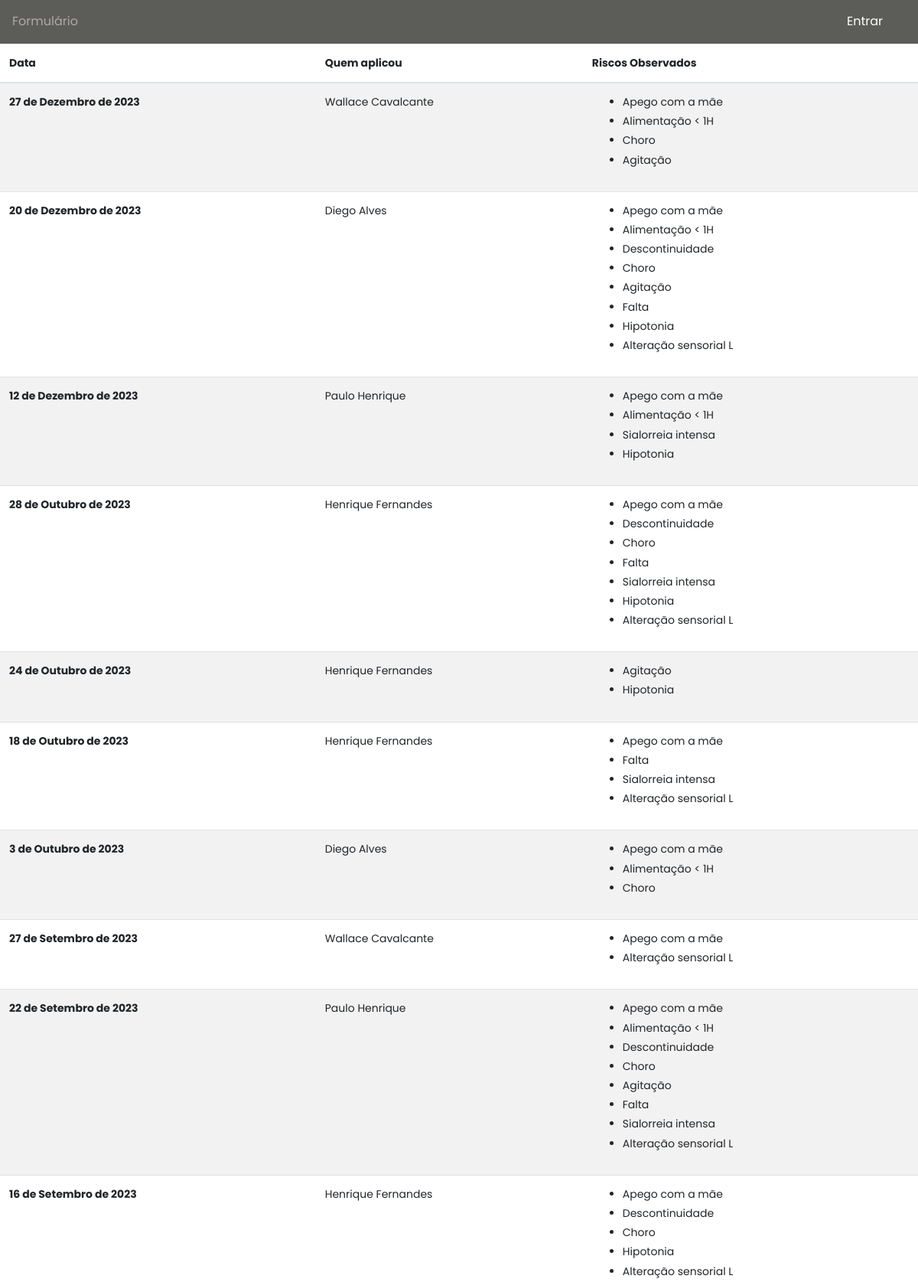
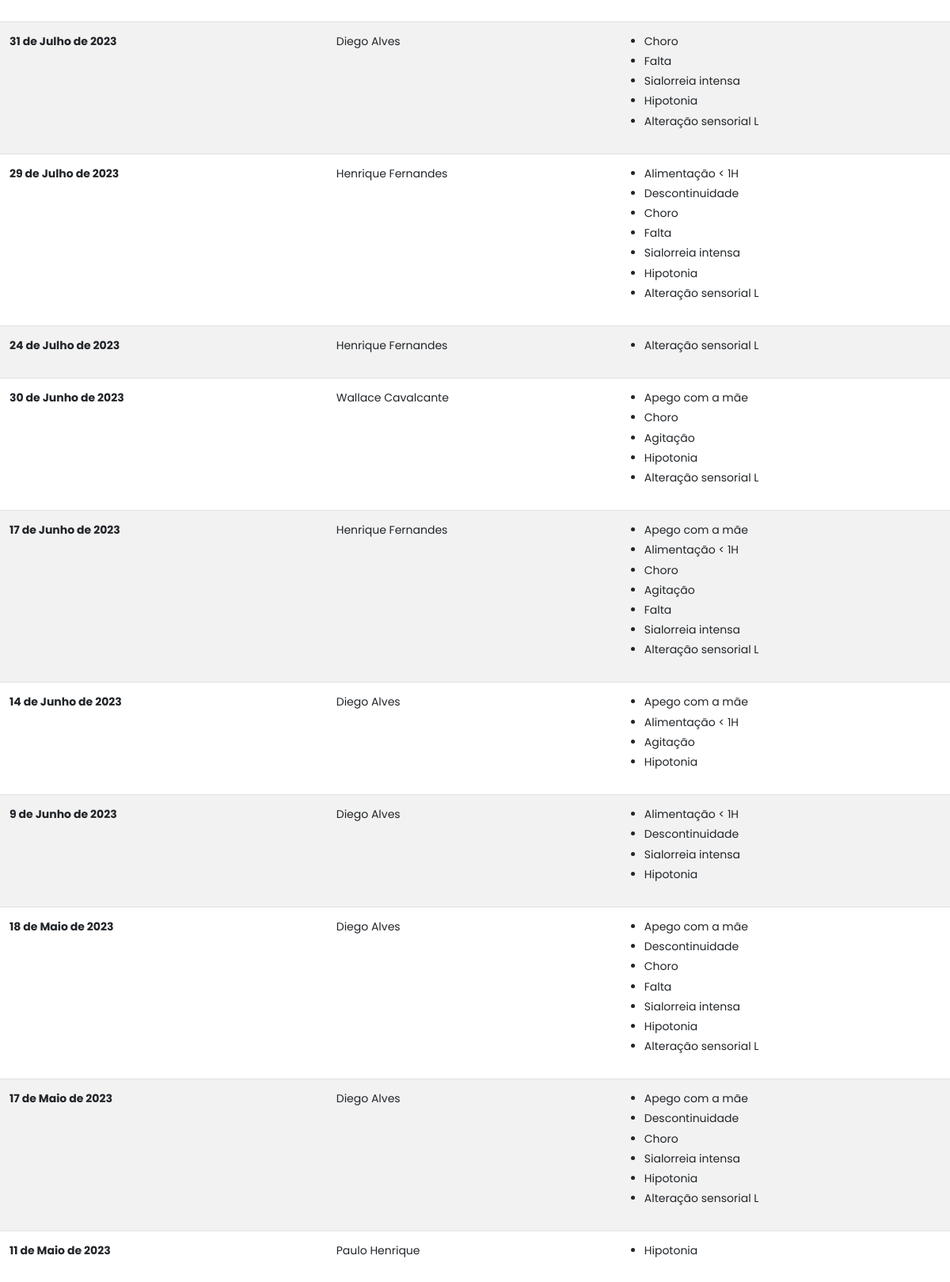
Screenshot of /form_history (upper part) with the database file from the repository (2 pictures, top to bottom).
### checklist/models.py (models this page shows, shortened)
class Form(models.Model):
    risks_observed = models.ManyToManyField(Risk, related_name='risks_observed')
    who_applied = models.CharField(max_length=100)
    date_creation = models.DateField(default=timezone.now)
    observations = models.CharField(max_length=250, blank=True)
    class Meta:
        ordering = ['-date_creation']

class Risk(models.Model):
    risk_name = models.CharField(max_length=100)
    frequency_occurrence = models.IntegerField()
    severity_occurrence = models.IntegerField()
    chance_detection = models.IntegerField()
    active = models.BooleanField(default=1)
    date_creation = models.DateField(default=timezone.now)

### checklist/views.py (the view)
# urls.py: path('form_history', views.form_history, name='form_history'),
def form_history(request):
	all_forms = Form.objects.all()
	return render(request, 'form_history.html', {'forms': all_forms})

### checklist/templates/form_history.html (shortened to what this page needs)
{% extends 'base.html'%}
{% load static %}
{% block css%}
<link rel="stylesheet" href="{% static 'checklist/css/checklist.css' %}">
{% endblock%}
{% block content%}
<table class="table table-striped">
    <thead>
      <tr>
        <th scope="col">Data</th>
        <th scope="col">Quem aplicou</th>
        <th scope="col">Riscos Observados</th>
      </tr>
    </thead>
    <tbody>
      {% for form in forms %}
        <tr>
          <th scope="row">{{form.date_creation}}</th>
          <td>{{form.who_applied}}</td>
          <td>
            <div>
              <ul>
                {% for risk in form.risks_observed.values %}
                  <li>{{risk.risk_name}}</li>
                {% endfor %}
              </ul>
            </div>
          </td>
        </tr>
      {% endfor %}
    </tbody>
  </table>
{% endblock %}

### templates/static/css/base.css (style rules this page uses)
body { background-color: #fff; }

### rows the page displays
Form: date_creation "27 de Dezembro de 2023", who_applied "Wallace Cavalcante"
Risk: risk_name "Apego com a mãe"
Risk: risk_name "Alimentação < 1H"
Risk: risk_name "Choro"
Risk: risk_name "Agitação"
Form: date_creation "20 de Dezembro de 2023", who_applied "Diego Alves"
Risk: risk_name "Descontinuidade"
Risk: risk_name "Falta"
Risk: risk_name "Hipotonia"
Risk: risk_name "Alteração sensorial L"
Form: date_creation "12 de Dezembro de 2023", who_applied "Paulo Henrique"
Risk: risk_name "Sialorreia intensa"
Form: date_creation "28 de Outubro de 2023", who_applied "Henrique Fernandes"
Form: date_creation "24 de Outubro de 2023", who_applied "Henrique Fernandes"
Form: date_creation "18 de Outubro de 2023", who_applied "Henrique Fernandes"
Form: date_creation "3 de Outubro de 2023", who_applied "Diego Alves"
Form: date_creation "27 de Setembro de 2023", who_applied "Wallace Cavalcante"
Form: date_creation "22 de Setembro de 2023", who_applied "Paulo Henrique"
Form: date_creation "16 de Setembro de 2023", who_applied "Henrique Fernandes"
Form: date_creation "31 de Julho de 2023", who_applied "Diego Alves"
Form: date_creation "29 de Julho de 2023", who_applied "Henrique Fernandes"
Form: date_creation "24 de Julho de 2023", who_applied "Henrique Fernandes"
Form: date_creation "30 de Junho de 2023", who_applied "Wallace Cavalcante"
Form: date_creation "17 de Junho de 2023", who_applied "Henrique Fernandes"
Form: date_creation "14 de Junho de 2023", who_applied "Diego Alves"
Form: date_creation "9 de Junho de 2023", who_applied "Diego Alves"
Form: date_creation "18 de Maio de 2023", who_applied "Diego Alves"
Form: date_creation "17 de Maio de 2023", who_applied "Diego Alves"
Form: date_creation "11 de Maio de 2023", who_applied "Paulo Henrique"
